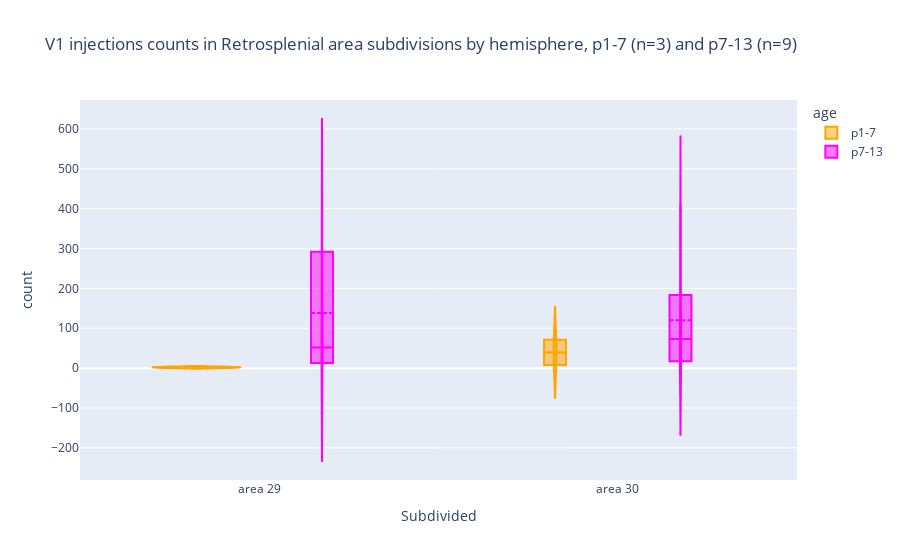

Notebook code cell kept with this figure:
### Code cell
plot_count_zoomed_sub(
    subdivided_rsc_grouped,
    "V1 injections counts in Retrosplenial area subdivisions by hemisphere, p1-7 (n=3) and p7-13 (n=9) ",
)

### Figure 1 — Plotly figure (JSON) as saved in the notebook; plotly's stock layout.template omitted (floating-point values rounded to 4 significant figures)
{"data": [{"alignmentgroup": "True", "box": {"visible": true}, "hovertemplate": "age=p1-7<br>Subdivided=%{x}<br>count=%{y}<extra></extra>", "legendgroup": "p1-7", "marker": {"color": "orange"}, "meanline": {"visible": true}, "name": "p1-7", "offsetgroup": "p1-7", "orientation": "v", "scalegroup": "True", "showlegend": true, "type": "violin", "x": ["area 29", "area 30", "area 29", "area 30"], "x0": " ", "xaxis": "x", "y": [3, 71, 1, 8], "y0": " ", "yaxis": "y"}, {"alignmentgroup": "True", "box": {"visible": true}, "hovertemplate": "age=p7-13<br>Subdivided=%{x}<br>count=%{y}<extra></extra>", "legendgroup": "p7-13", "marker": {"color": "magenta"}, "meanline": {"visible": true}, "name": "p7-13", "offsetgroup": "p7-13", "orientation": "v", "scalegroup": "True", "showlegend": true, "type": "violin", "x": ["area 29", "area 30", "area 29", "area 30", "area 30", "area 29", "area 30", "area 29", "area 30", "area 29", "area 30", "area 29", "area 30", "area 29", "area 30", "area 29"], "x0": " ", "xaxis": "x", "y": [391, 89, 391, 89, 18, 40, 57, 64, 409, 7, 17, 193, 278, 1, 5, 19], "y0": " ", "yaxis": "y"}], "layout": {"legend": {"title": {"text": "age"}, "tracegroupgap": 0}, "title": {"text": "V1 injections counts in Retrosplenial area subdivisions by hemisphere, p1-7 (n=3) and p7-13 (n=9) "}, "violinmode": "group", "xaxis": {"anchor": "y", "domain": [0, 1], "title": {"text": "Subdivided"}}, "yaxis": {"anchor": "x", "domain": [0, 1], "title": {"text": "count"}}}}
